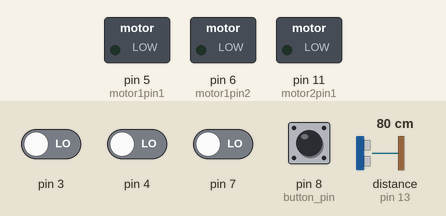
Recording of a sketch running on a simulated Arduino Uno, built with avr-gcc and run on an emulated ATmega328P. On the bench: switched loads named in the sketch (green lamp = pin HIGH). Wiring (inferred from the names in the program): ultrasonic range finder: trigger pin 12; echo pin 13. The inputs (shaded band) are chosen by the test bench; at power-on: pin 8 (button_pin) HIGH, pin 3, pin 4, pin 7 LOW, distance to the obstacle (sensor on pin 13) 80 cm. The echo pulse lasts 58.3 µs per cm; pins used as bus, display or sensor lines are not drawn.

Above: at 1.2 s.
1.3 s: distance to the obstacle (sensor on pin 13) set to 2 cm
At 2.5 s:
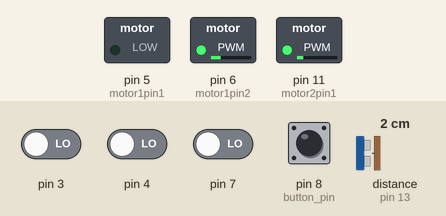
2.9 s: pin 3 driven HIGH and pin 4 driven HIGH
At 4.2 s:
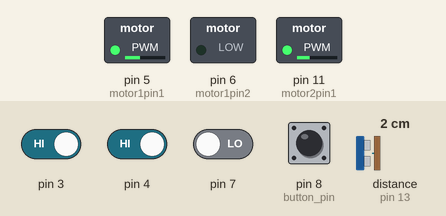
4.5 s: pin 7 driven HIGH
At 5.1 s:
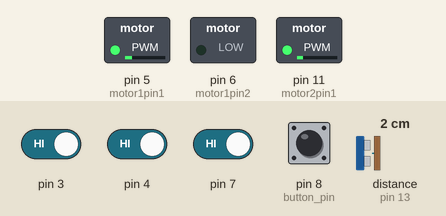
6.2 s: distance to the obstacle (sensor on pin 13) set to 35 cm
9.2 s: distance to the obstacle (sensor on pin 13) set to 120 cm
Timing chart, 0 to 11.7 s (numbered marks = the images above; inputs shaded):
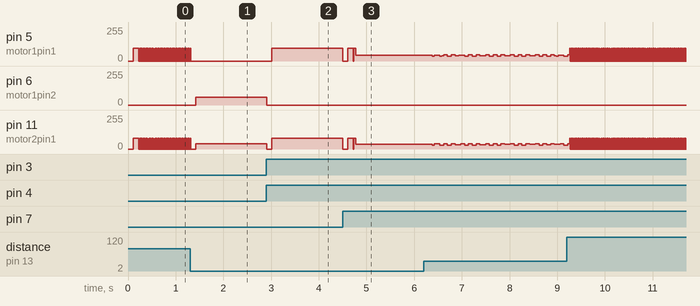

Measured:
- after the input at 1.3 s, pin 5 (motor1pin1): goes on until 1.3 s, then stays 0/255; pin 6 (motor1pin2): 0/255 → 60/255 after 0.12 s
- after the input at 2.9 s, pin 5 (motor1pin1): 0/255 → 95/255 after 0.11 s; pin 6 (motor1pin2): 60/255 → 0/255 at once; pin 11 (motor2pin1): 40/255 → 0/255 at once, → 80/255 0.10 s later
- after the input at 4.5 s, pin 5 (motor1pin1): 95/255 → 0/255 at once, → 95/255 0.10 s later, → 44/255 0.11 s later; pin 11 (motor2pin1): 80/255 → 0/255 at once, → 80/255 0.10 s later, → 37/255 0.11 s later
- by itself, pin 5 (motor1pin1): repeats every 0.03 s: 0/255 0.02 s, 95/255 0.01 s

The sketch:

service_robotics.ino
```cpp
#include "Motor.h"
#include <QTRSensors.h>
#include <Servo.h>

QTRSensors qtr;
Servo servo;

const uint8_t SensorCount = 4;
uint16_t sensorValues[SensorCount];

int maze[7][7] = {{4, 1, 4, 4, 1, 2, 4},
                  {0, 2, 4, 0, 4, 0, 1},
                  {0, 4, 1, 2, 10, 4, 1},
                  {0, 0, 3, 0, 4, 2, 4},
                  {0, 0, 2, 4, 1, 1, 0},
                  {2, 2, 4, 1, 2, 3, 0},
                  {2, 3, 2, 5, 3, 0, 1}};

int special_case_1[3] = {2,4,3};
int special_case_2[3] = {3,4,2};

// int turns[] = {2,1,2,4};

int i_pos = 6;
int j_pos = 3;
int facing = 1;

bool middle_left;
bool middle_right;
bool left;
bool right;
int cur_state;
int prev_state;

int nb_cylinder = 0;

// int speed = 100 + nb_cylinder*10;
int speed = 80;
int threshold = 700;

int button_pin = 8;

int trigPin = 12;    // TRIG pin
int echoPin = 13;    // ECHO pin

int motor1pin1 = 5;
int motor1pin2 = 6;
int motor2pin1 = 11;
int motor2pin2 = 10;
Motor m(motor1pin1,motor1pin2,motor2pin1,motor2pin2);

int tmp_dir[51] = {2,1,1,2,4,1,1,2,2,2,1,1,4,3,3,4,1,1,1,3,1,1,4,3,1,3,10,2,2,4,1,11,2,1,1,4,2,2,1,12,3,3,1,2,2,1,1,1,1,2,2};
int dir_tmp = 0;

void setup(){
  pinMode(LED_BUILTIN, OUTPUT);
  pinMode(trigPin, OUTPUT);
  pinMode(echoPin, INPUT);
  qtr.setTypeRC();
  qtr.setSensorPins((const uint8_t[]){2, 3, 4, 7}, SensorCount);
  qtr.setEmitterPin(2);
  // Serial.begin(115200);
  // leftHandSearch();
  // m.forward(speed);
}

void loop() {
  bool intersection = searchNextIntersection();
  delay(100);
  advance_center_rotation();
  delay(100);
  // m.leftTurn(speed-40);
  // delay(300);
  if(tmp_dir[dir_tmp]==1) {
    m.leftTurn(speed-40);
    delay(500);
  } else if (tmp_dir[dir_tmp]==2) {
    m.rightTurn(speed-40);
    delay(500);
  } else if (tmp_dir[dir_tmp]==3) {
    m.forward(speed);
    delay(300);
  } else if (tmp_dir[dir_tmp]==4) {
    m.rightTurn(speed-20);
    delay(600);
  }
  int state = get_sensor_state();
  while (state != 0) {
    delay(5);
    state = get_sensor_state();
  }
  m.stop();
  delay(100);
  dir_tmp +=1;
}

void advance_center_rotation() {
  float distance_to_advance = 5.0;
  float initial_distance = mesure_distance();
  m.forward(speed);
  delay(100);
  m.stop();
  float distance = mesure_distance();
  m.forward(speed);
  while (initial_distance-distance<=distance_to_advance) {
    delay(10);
    m.stop();
    delay(10);
    distance = mesure_distance();
    m.forward(speed);
  }
  m.stop();
}

int get_sensor_state() {
    qtr.read(sensorValues);
    left = true; middle_left=true; middle_right =true; right = true;
    if (sensorValues[0] <= threshold) {left = false;}
    if (sensorValues[1] <= threshold) {middle_left = false;}
    if (sensorValues[2] <= threshold) {middle_right = false;}
    if (sensorValues[3] <= threshold) {right = false;}
    if (left == false && middle_left == true && middle_right == true && right == false) {
      return 0; //on the line
    } else if (left == false && middle_left == false && middle_right == true && right == false) {
      return 1; //a bit on the left
    } else if (left == false && middle_left == true && middle_right == false && right == false) {
      return 2; //a bit on the right
    } else if (middle_left == true && middle_right == true && (right == true || left == true)) {
      return 3; //Intersection
    } else if (left == false && middle_left == false && middle_right == false && right == false) {
      return 4; // No trail
    } else if (left == true && middle_left == true && middle_right == false && right == false) {
      return 3;
    } else if (left == false && middle_left == false && middle_right == true && right == true) {
      return 3;
    }
}

bool searchNextIntersection() {
    int state_s = 0; bool inter_found = true;
    while (state_s != 3 && state_s != 4) {
        if (digitalRead(button_pin) == 0) {
          m.stop();
          pick_cylinder();
        }
        state_s = get_sensor_state();
        if (state_s == 0) {
          m.forward(speed);
        } else if (state_s == 1)  {
          m.forward_right(speed);
        } else if (state_s == 2) {
          m.forward_left(speed);
        }

        delay(4);
    }
    if (state_s == 4) {inter_found = false;}
    m.stop();
    return inter_found;
}

//left=1 , right=2, front=3, backward = 4
int decidePath() {
  bool left = false; bool right = false; bool front = false; int state_val;
  // state_val = get_sensor_state();
  if (sensorValues[0]>threshold) {left = true;}
  if (sensorValues[3]>threshold) {right = true;}
  m.forward(speed);
  for (int i = 0; i<20; i++) {
    state_val = get_sensor_state();
    if (sensorValues[0]>threshold) {left = true;}
    if (sensorValues[3]>threshold) {right = true;}
    if (digitalRead(button_pin) == 0) {
      m.stop();
      pick_cylinder();
      m.forward(speed);
    }
    delay(10);
  }
  m.stop();
  delay(50);
  state_val = get_sensor_state();
  if (state_val == 0 || state_val == 1 || state_val ==2) {front = true;}
  if (left) {return 1;}
  else if (front) {return 3;}
  else if (right) {return 2;}
  else {return 4;}
}

void pick_cylinder() {
  nb_cylinder+=1;
  servo.attach(9);
  servo.write(0);
  delay(2000);
  servo.write(180);
  delay(2000);
  servo.detach();
}

// 1 = west, 2 = est, 3 = north, 4 = south
void exitMaze() {
  int direction_exit = maze[i_pos][j_pos];
  while (direction_exit != 5) {
    // Facing west
    if (facing == 1) {
      if (direction_exit == 3) {
        m.rightTurn(speed-40);
        delay(200);
      } else if (direction_exit == 4) {
        m.leftTurn(speed-40);
        delay(200);
      } else if (direction_exit == 2) {
        m.rightTurn(speed-40);
        //Add delay approximatly 100-120]
      }
    }
    // Facing est
    else if (facing == 2) {
      if (direction_exit == 4) {
        m.rightTurn(speed-40);
        delay(200);
      } else if (direction_exit == 3) {
        m.leftTurn(speed-40);
        delay(200);
      } else if (direction_exit == 1) {
        m.rightTurn(speed-40);
        //Add delay approximatly 100-120]
      }
    }
    // Facing north
    else if (facing == 3) {
      if (direction_exit == 2) {
        m.rightTurn(speed-40);
        delay(200);
      } else if (direction_exit == 1) {
        m.leftTurn(speed-40);
        delay(200);
      } else if (direction_exit == 4) {
        m.rightTurn(speed-40);
        //Add delay approximatly 100-120]
      }
    }
    // Facing south
    else if (facing == 4) {
      if (direction_exit == 1) {
        m.rightTurn(speed-40);
        delay(200);
      } else if (direction_exit == 2) {
        m.leftTurn(speed-40);
        delay(200);
      } else if (direction_exit == 3) {
        m.rightTurn(speed-40);
        //Add delay approximatly 100-120]
      }
    }
    else {
      m.forward(speed);
      delay(100);
    }
    int state = get_sensor_state();
    while (state != 0) {
      delay(5);
      state = get_sensor_state();
    }
    m.stop();
    bool toto = searchNextIntersection();
    if (direction_exit == 4) {
      i_pos -=1;
      while(maze[i_pos][j_pos] == 0) {
        i_pos -=1;
      }
    } else if (direction_exit == 1) {
      j_pos -=1;
      while(maze[i_pos][j_pos] == 0) {
        j_pos -=1;
      }
    } else if (direction_exit == 3) {
      i_pos +=1;
      while(maze[i_pos][j_pos] == 0) {
        i_pos +=1;
      }
    } else if (direction_exit == 2) {
      j_pos +=1;
      while(maze[i_pos][j_pos] == 0) {
        j_pos +=1;
      }
    }
  }
}

float mesure_distance() {
  float duration_us, distance_cm;
  digitalWrite(trigPin, HIGH);
  delayMicroseconds(10);
  digitalWrite(trigPin, LOW);
  duration_us = pulseIn(echoPin, HIGH);
  distance_cm = 0.017 * duration_us;
  return distance_cm;
}

void update_facing(int going) {
  if (facing == 3) {
    facing = going;
  } else if (facing == 1) {
    if (going == 1) {
      facing = 4;
    } else if (going == 2) {
      facing = 3;
    } else if (going == 4) {
      facing = 2;
    }
  } else if (facing == 2) {
    if (going == 1) {
      facing = 3;
    } else if (going == 2) {
      facing = 4;
    } else if (going == 4) {
      facing = 1;
    }
  } else if (facing == 4) {
    if (going == 1) {
      facing = 2;
    } else if (going == 2) {
      facing = 1;
    } else if (going == 4) {
      facing = 3;
    }
  }
}

void update_position() {
  if (facing == 4) {
    i_pos +=1;
    while(maze[i_pos][j_pos] == 0) {
      i_pos +=1;
    }
  } else if (facing == 1) {
    j_pos -=1;
    while(maze[i_pos][j_pos] == 0) {
      j_pos -=1;
    }
  } else if (facing == 3) {
    i_pos -=1;
    while(maze[i_pos][j_pos] == 0) {
      i_pos -=1;
    }
  } else if (facing == 2) {
    j_pos +=1;
    while(maze[i_pos][j_pos] == 0) {
      j_pos +=1;
    }
  }
}

// Find break condition
void leftHandSearch() {
  bool update_pos_enable = true;
  int first_1 = 0;
  int first_2 = 0;
  bool intersection;
  while (nb_cylinder < 3) { //add  special case check
    Serial.print("Current position \t");
    Serial.print(i_pos);
    Serial.print("\t");
    Serial.println(j_pos);
    intersection = searchNextIntersection();
    if (intersection) {
      delay(200);
      int dir = decidePath();
      // Serial.print("Direction :\t");
      // Serial.println(dir);
      if (update_pos_enable) {update_position();} // Update position if possible
      // Special cases handler
      // if (i_pos == 5 && j_pos == 1 && first_1 < 3) {
      //   Serial.println("Special case 1");
      //   update_pos_enable = false;
      //   dir = special_case_1[first_1];
      //   first_1 += 1;
      //   if(first_1 == 3) {update_pos_enable = true;}
      // } else if (i_pos == 3 && j_pos == 4 && first_2 < 3) {
      //   Serial.println("Special case 2");
      //   update_pos_enable = false;
      //   dir = special_case_2[first_2];
      //   first_2 += 1;
      //   if(first_2 == 3) {update_pos_enable = true;}
      // }
      // Compute new facing and turn
      // Serial.print("Old/New Facing : \t");
      // Serial.print(facing);
      // Serial.print("\t");
      update_facing(dir);
      // Serial.println(facing);
      if (dir == 1) {m.leftTurn(speed-40);}
      else if (dir == 2) {m.rightTurn(speed-40);}
      delay(200);
      int state = get_sensor_state();
      if (dir == 1 or dir == 2) {
        while (state != 0) {
          delay(5);
          state = get_sensor_state();
        }
        m.stop();
      }
    } else { // If no intersection found == dead end
      Serial.println("No intersection found section");
      if (update_pos_enable) {update_position();}
      update_facing(4);
      m.leftTurn(speed-30);
      // delay(200);
      for (int i = 0; i<10; i++) {
        if (digitalRead(button_pin) == 0) {
          m.stop();
          pick_cylinder();
          m.leftTurn(speed-30);
        }
        delay(10);
      }
      int state = get_sensor_state();
      while (state != 0) {
        delay(5);
        state = get_sensor_state();
      }
      m.stop();
    }
  }
}
```

Motor.cpp
```cpp
#include "Motor.h"
#include <Servo.h>


/*the pins who are they connected*/
  Motor::Motor(int motor1pin1,int motor1pin2,int motor2pin1,int motor2pin2){
    this->motor1pin1= motor1pin1;
    this->motor1pin2= motor1pin2;
    this->motor2pin1= motor2pin1;
    this->motor2pin2= motor2pin2;
  }

/*Move the motor in the directions we want*/

  void Motor::forward(int speed){
    analogWrite(motor1pin1, speed+15);
    digitalWrite(motor1pin2, LOW);
    analogWrite(motor2pin1, speed);
    digitalWrite(motor2pin2, LOW);
  }

  void Motor::leftTurn(int speed){
    analogWrite(motor1pin1, speed+20);
    digitalWrite(motor1pin2, LOW);
    digitalWrite(motor2pin1, LOW);
    analogWrite(motor2pin2, speed);
  }

  void Motor::rightTurn(int speed){
    digitalWrite(motor1pin1,LOW) ;
    analogWrite(motor1pin2, speed+20);
    analogWrite(motor2pin1, speed);
    digitalWrite(motor2pin2,LOW);
  }

  void Motor::stop(){
    analogWrite(motor1pin1, 0);
    digitalWrite(motor1pin2, LOW);
    analogWrite(motor2pin1, 0);
    digitalWrite(motor2pin2, LOW);
  }

  void Motor::forward_right(int speed) {
    analogWrite(motor1pin1, speed-50);
    digitalWrite(motor1pin2, LOW);
    analogWrite(motor2pin1, speed+5);
    digitalWrite(motor2pin2, LOW);
  }

  void Motor::forward_left(int speed) {
    analogWrite(motor1pin1, speed+5);
    digitalWrite(motor1pin2, LOW);
    analogWrite(motor2pin1, speed-40);
    digitalWrite(motor2pin2, LOW);
  }
// two new methods for adjusting when leaving

//motortesting.ino
/*#include "Motor.h"

int motor1pin1 = 5;
int motor1pin2 = 6;

int motor2pin1 = 10;
int motor2pin2 = 11;

Motor m(5,6,10,11);

void setup() {
  Serial.begin(115200);
  pinMode(motor1pin1, OUTPUT);
  pinMode(motor1pin2, OUTPUT);
  pinMode(motor2pin1, OUTPUT);
  pinMode(motor2pin2, OUTPUT);
  m.forward(40);
  //delay(1000);
  //m.stop();
  //elay(1000);
  //m.rightTurn();
  //delay(1000);
  //m.forward(40);
  //delay(1000);
  //m.stop();
  ///delay(1000);
  //m.leftTurn();
 // m.stop();


}*/
```

Motor.h
```cpp
#ifndef MOTOR_H
#define MOTOR_H
#include <Arduino.h>
class  Motor{

 private:
    int sp;     /*rotationspeed;*/
    int motor1pin1;
    int motor2pin1;
    int motor1pin2;
    int motor2pin2;

 public:
    Motor(int motor1pin1,int motor1pin2,int motor2pin1,int motor2pin2);
   //void servoInitizatesSetup();
   void forward(int speed);
   void leftTurn(int speed);
   void rightTurn(int speed);
   void stop();
   void forward_right(int speed);
   void forward_left(int speed);

};

#endif
```
